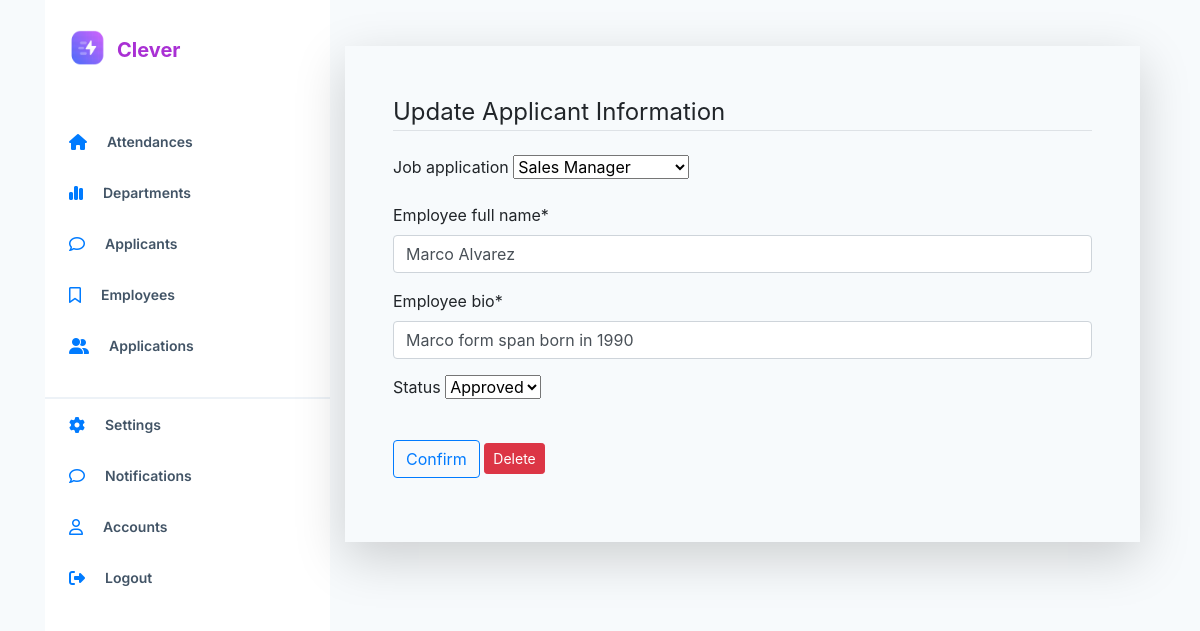
Page /employee_applicants/23 (signed in) on the committed database.
### employee_app/models.py (models this page shows, shortened)
class Employee_Applicant(models.Model):
    job_application = models.ForeignKey('Job_application', blank=True, null=True,
                               on_delete=models.PROTECT,
                               limit_choices_to=Q(is_published='True'))
    employee_full_name = models.CharField(max_length=100)
    employee_bio = models.CharField(max_length=500)
    status_choices = (
        ('Approved', ('Approved')),
        ('Rejected', ('Rejected')),
        ('pending', ('pending')),
    )
    status = models.CharField(choices=status_choices, max_length=15, default='pending', null=True, blank=True)

### employee_app/views.py (the view, shortened to what this page needs)
# urls.py: path('employee_applicants/<int:pk>', ApplicantUpdateView.as_view(), name='employee-applicant-update'),
class ApplicantUpdateView(UpdateView):
    model = Employee_Applicant
    template_name = 'employee_app/update_applicant.html'
    success_url = '/employee_applicants'
    fields = ['job_application','employee_full_name','employee_bio', 'status']

### employee_app/models.py (called while the page is built)
    def __str__(self):
        return self.job_title

### employee_app/templates/employee_app/update_applicant.html (shortened to what this page needs)
{% extends "base.html" %}
{% load crispy_forms_tags %}
{% block content %}
    <div class="content-section mt-3 p-5 shadow-lg">
        <form action="" method="POST" enctype="multipart/form-data">
            <fieldset class="form-group">
                <legend class="border-bottom mb-4">
                    Update Applicant Information
                </legend>
                {{ form.job_application|as_crispy_field  }}
                {{ form.employee_full_name|as_crispy_field  }}
                {{ form.employee_bio|as_crispy_field  }}
                {{ form.status|as_crispy_field  }}
            </fieldset>
            <div class="form-group">
            <button class="btn btn-outline-primary" type="submit">Confirm</button>
            <a class="btn btn-danger btn-sm mt-1 mb-1" href="{% url 'employee-applicant-delete' object.id %}">Delete</a>
            </div>
        </form>
    </div>
{% endblock content %}

### static/css/main.css (style rules this page uses)
* body { background-color: #F7FAFC; height: 800%; }

### rows in the picture
Employee_Applicant: job_application "Sales Manager", employee_full_name "Marco Alvarez", employee_bio "Marco form span born in 1990", status "Approved"
